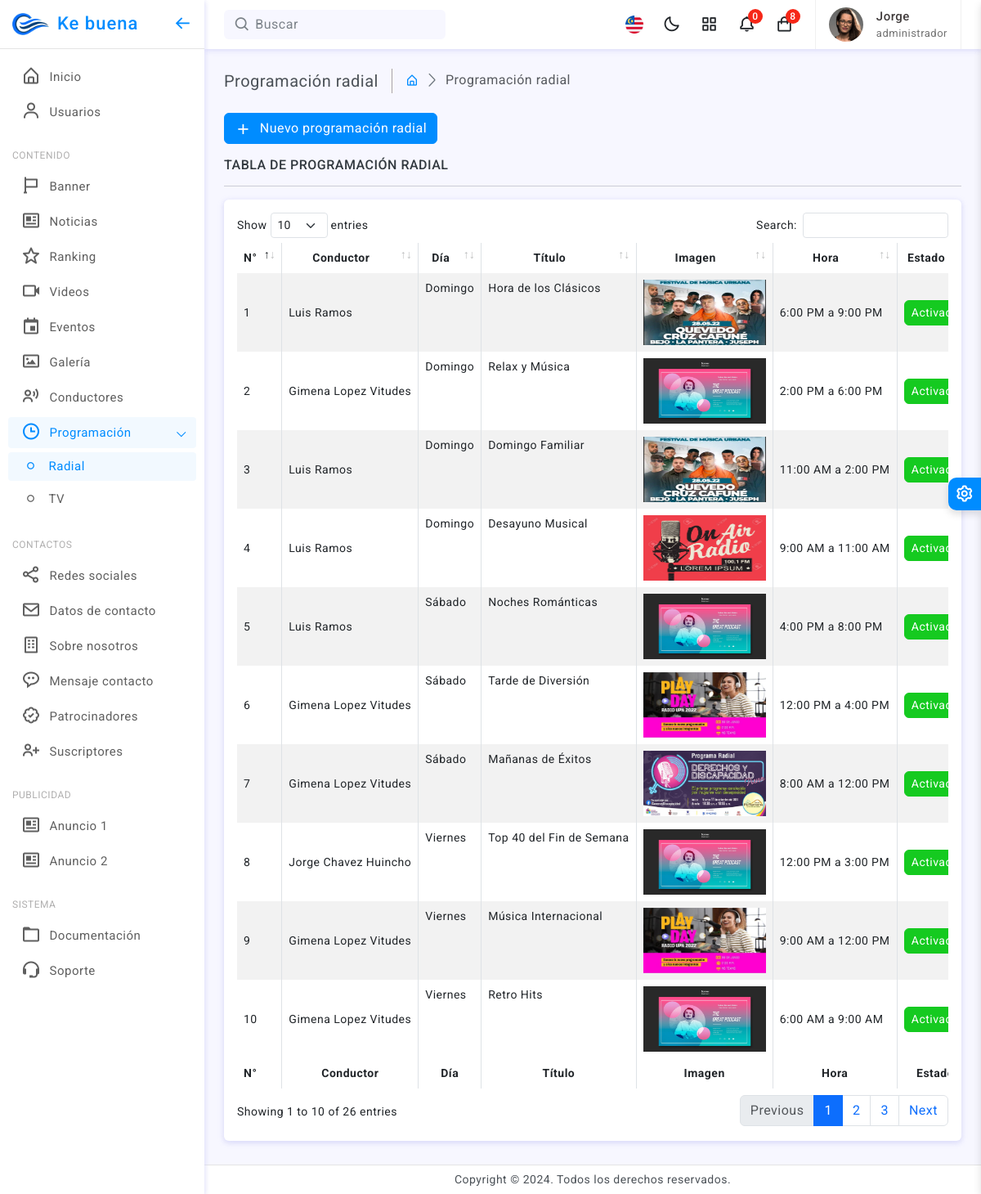
Page /programacionRadial (signed in) on the committed database.
### tables this page shows
create table programaciones_radial(
	id_radial int not null primary key auto_increment,
    id_conductor int not null,
    dia varchar(50) not null,
    titulo varchar(255) not null,
    imagen varchar(255) not null,
    hora varchar(100) not null,
    estado int default 1,
    foreign key(id_conductor) references conductores(id_conductor)
)CHARACTER SET utf8mb4;

create table conductores(
	id_conductor int not null primary key auto_increment,
    tipo varchar(100) not null,
    nombre varchar(255) not null,
    apellidos varchar(255) not null,
    correo varchar(255) not null,
    telefono varchar(20) not null,
    experiencia varchar(255) not null,
    habilidad text,
    estado int default 1,
    fecha datetime default current_timestamp
)CHARACTER SET utf8mb4;

### controladores/Plantilla.controlador.php (called while the page is built)
<?php
class ControladorPlantilla{
    static public function ctrPlantilla(){
        include "vistas/plantilla.php";
    }
}

### index.php (called while the page is built, shortened)
<?php
require_once "controladores/Plantilla.controlador.php";
require_once "controladores/Usuario.controlador.php";
require_once "controladores/ProgramacionRadial.controlador.php";
require_once "controladores/ProgramacionTV.controlador.php";
require_once "modelos/ProgramacionRadial.modelo.php";
$plantilla = new ControladorPlantilla();
$plantilla->ctrPlantilla();

### modelos/ProgramacionRadial.modelo.php (called while the page is built, shortened)
<?php
class ModeloProgramacionRadial
{
    static public function mdlMostrarProgramacionRadial($tablaR, $tablaC, $item, $valor)
    {
        $conexion = Conexion::conectar();
        if ($item != null) {
            $stmt = $conexion->prepare("SELECT * FROM $tablaC INNER JOIN $tablaR ON $tablaC.id_conductor = $tablaR.id_conductor WHERE $item = :$item");
            $stmt->bindParam(":" . $item, $valor, PDO::PARAM_STR);
            $stmt->execute();
            return $stmt->fetch();
        } else {
            $stmt = $conexion->prepare("SELECT * FROM $tablaC INNER JOIN $tablaR ON $tablaC.id_conductor = $tablaR.id_conductor ORDER BY id_radial DESC");
            $stmt->execute();
            return $stmt->fetchAll();
        }
    }
}
?>

### controladores/ProgramacionRadial.controlador.php (called while the page is built, shortened)
<?php
class ControladorProgramacionRadial
{
    static public function ctrMostrarProgramacionRadial($item, $valor)
    {
        $tablaR = "programaciones_radial";
        $tablaC = "conductores";
        $respuesta = ModeloProgramacionRadial::mdlMostrarProgramacionRadial($tablaR, $tablaC, $item, $valor);
        return $respuesta;
    }
}

### vistas/modulos/admin/programacionRadial.php (the view, shortened to what this page needs)
<div class="page-wrapper">
    <div class="page-content">
        <div class="page-breadcrumb d-none d-sm-flex align-items-center mb-4">
            <div class="breadcrumb-title pe-3">Programación radial</div>
            <div class="ps-3">
                <nav aria-label="breadcrumb">
                    <ol class="breadcrumb mb-0 p-0">
                        <li class="breadcrumb-item"><a href="inicio"><i class="bx bx-home-alt"></i></a>
                        </li>
                        <li class="breadcrumb-item active" aria-current="page">Programación radial</li>
                    </ol>
                </nav>
            </div>
        </div>
        <div>
            <button type="button" class="btn btn-primary mb-2" data-bs-toggle="modal" data-bs-target="#modalNuevoProgramacionRadial"><i class="bx bx-plus"></i> Nuevo programación radial</button>
            <h6 class="mb-3 text-uppercase mt-2">Tabla de programación radial</h6>
        </div>
        <hr />
        <div class="card">
            <div class="card-body">
                <div class="table-responsive">
                    <table id="example" class="table table-striped table-bordered tabla_programacion_radial" style="width:100%">
                        <thead>
                            <tr>
                                <th>N°</th>
                                <th class="text-center">Conductor</th>
                                <th class="text-center">Día</th>
                                <th class="text-center">Título</th>
                                <th class="text-center">Imagen</th>
                                <th class="text-center">Hora</th>
                                <th class="text-center">Estado</th>
                            </tr>
                        </thead>
                        <tbody>
                            <?php
                            $item = null;
                            $valor = null;
                            $programacionesRadiales = ControladorProgramacionRadial::ctrMostrarProgramacionRadial($item, $valor);
                            foreach ($programacionesRadiales as $key => $value) {
                            ?>
                                <tr>
                                    <td class="align-middle"><?php echo $key + 1 ?></td>
                                    <td class="align-middle">
                                        <span><?php echo $value["nombre"] ?></span>
                                        <span><?php echo $value["apellidos"] ?></span>
                                    </td>
                                    <td class="aling-middle"><?php echo $value["dia"]?></td>
                                    <td class="aling-middle"><?php echo $value["titulo"]?></td>
                                    <td class="text-center align-middle">
                                        <?php
                                        if ($value["imagen"] != null) {
                                            echo '<img src="' . $value["imagen"] . '" alt="" width="150" height="80">';
                                        } else {
                                            echo '<img src="vistas/img/banner/defualt.png" alt="">';
                                        }
                                        ?>
                                    </td>
                                    <td class="align-middle"><?php echo $value["hora"] ?></td>
                                    <?php
                                    if ($value["estado"] == 1) {
                                        echo '<td class="text-center align-middle"><button class="btn btn-success btn-sm rounded btnActivar" idRadial="' . $value["id_radial"] . '" estadoRadial="0">Activado</button></td>';
                                    } else {
                                        echo '<td class="text-center align-middle"><button class="btn btn-danger btn-sm rounded btnActivar" idRadial="' . $value["id_radial"] . '" estadoRadial="1">Desactivado</button></td>';
                                    }
                                    ?>
                                </tr>
                            <?php
                            }
                            ?>
                        </tbody>
                        <tfoot>
                            <tr>
                                <th>N°</th>
                                <th class="text-center">Conductor</th>
                                <th class="text-center">Día</th>
                                <th class="text-center">Título</th>
                                <th class="text-center">Imagen</th>
                                <th class="text-center">Hora</th>
                                <th class="text-center">Estado</th>
                            </tr>
                        </tfoot>
                    </table>
                </div>
            </div>
        </div>
    </div>
</div>

### rows in the picture
programaciones_radial: id_conductor.nombre "Luis", id_conductor.apellidos "Ramos", dia "Domingo", titulo "Hora de los Clásicos", imagen (picture), hora "6:00 PM a 9:00 PM"
programaciones_radial: id_conductor.nombre "Gimena", id_conductor.apellidos "Lopez Vitudes", dia "Domingo", titulo "Relax y Música", imagen (picture), hora "2:00 PM a 6:00 PM"
programaciones_radial: id_conductor.nombre "Luis", id_conductor.apellidos "Ramos", dia "Domingo", titulo "Domingo Familiar", imagen (picture), hora "11:00 AM a 2:00 PM"
programaciones_radial: id_conductor.nombre "Luis", id_conductor.apellidos "Ramos", dia "Domingo", titulo "Desayuno Musical", imagen (picture), hora "9:00 AM a 11:00 AM"
programaciones_radial: id_conductor.nombre "Luis", id_conductor.apellidos "Ramos", dia "Sábado", titulo "Noches Románticas", imagen (picture), hora "4:00 PM a 8:00 PM"
programaciones_radial: id_conductor.nombre "Gimena", id_conductor.apellidos "Lopez Vitudes", dia "Sábado", titulo "Tarde de Diversión", imagen (picture), hora "12:00 PM a 4:00 PM"
programaciones_radial: id_conductor.nombre "Gimena", id_conductor.apellidos "Lopez Vitudes", dia "Sábado", titulo "Mañanas de Éxitos", imagen (picture), hora "8:00 AM a 12:00 PM"
programaciones_radial: id_conductor.nombre "Jorge", id_conductor.apellidos "Chavez Huincho", dia "Viernes", titulo "Top 40 del Fin de Semana", imagen (picture), hora "12:00 PM a 3:00 PM"
programaciones_radial: id_conductor.nombre "Gimena", id_conductor.apellidos "Lopez Vitudes", dia "Viernes", titulo "Música Internacional", imagen (picture), hora "9:00 AM a 12:00 PM"
programaciones_radial: id_conductor.nombre "Gimena", id_conductor.apellidos "Lopez Vitudes", dia "Viernes", titulo "Retro Hits", imagen (picture), hora "6:00 AM a 9:00 AM"

### other values in the picture
$showState "0"
$_SESSION["nombre"] "Jorge"
$_SESSION["perfil"] "administrador"
